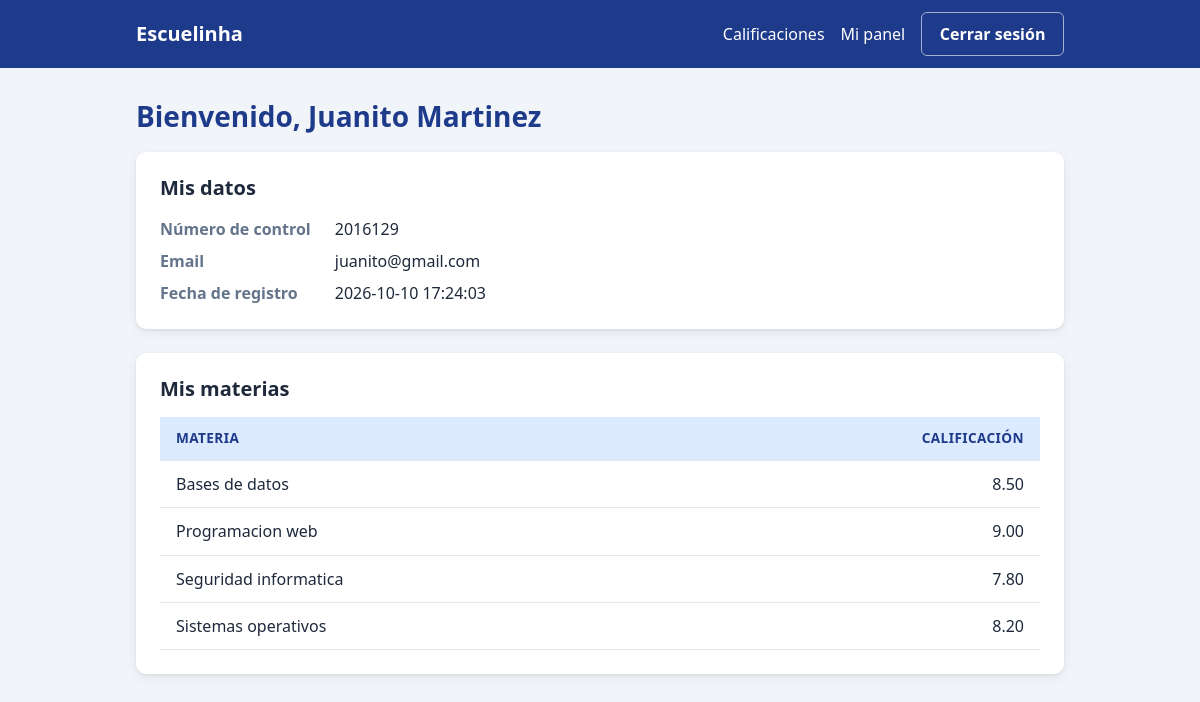
The page /dashboard.php (signed in) on the database its author committed.
### tables this page shows
CREATE TABLE `usuarios` (
  `id` int NOT NULL,
  `nombre` varchar(100) NOT NULL,
  `email` varchar(150) NOT NULL,
  `password` varchar(255) NOT NULL,
  `email_verificado` tinyint(1) DEFAULT '0',
  `token_verification` varchar(100) DEFAULT NULL,
  `created_at` timestamp NULL DEFAULT CURRENT_TIMESTAMP,
  PRIMARY KEY (`id`),
  UNIQUE KEY `email` (`email`)
);

CREATE TABLE `calificaciones` (
  `id` int NOT NULL AUTO_INCREMENT,
  `usuario_id` int NOT NULL,
  `materia_id` varchar(20) NOT NULL,
  `calificacion` decimal(5,2) DEFAULT NULL,
  PRIMARY KEY (`id`),
  KEY `usuario_id` (`usuario_id`),
  KEY `materia_id` (`materia_id`),
  CONSTRAINT `calificaciones_ibfk_1` FOREIGN KEY (`usuario_id`) REFERENCES `usuarios` (`id`),
  CONSTRAINT `calificaciones_ibfk_2` FOREIGN KEY (`materia_id`) REFERENCES `materias` (`id`)
);

CREATE TABLE `materias` (
  `id` varchar(20) NOT NULL,
  `nombre` varchar(100) NOT NULL,
  PRIMARY KEY (`id`)
);

### dashboard.php (the view, shortened to what this page needs)
<?php
include_once "conexion.php";
$usuarioId = $_SESSION["usuario_id"];
$sql = "SELECT id, nombre, email, created_at
        FROM usuarios
        WHERE id = ?";
$stmt = $conexion->prepare($sql);
$stmt->bind_param(
    "i",
    $usuarioId
);
$stmt->execute();
$resultado = $stmt->get_result();
$usuario = $resultado->fetch_assoc();
$sql = "SELECT materias.nombre AS materia, calificaciones.calificacion
        FROM calificaciones
        INNER JOIN materias
        ON materias.id =
            calificaciones.materia_id
        WHERE calificaciones.usuario_id = ?";
$stmt = $conexion->prepare($sql);
$stmt->bind_param(
    "i",
    $usuarioId
);
$stmt->execute();
$calificaciones = $stmt->get_result();
include_once "header.php";
?>
<h1>
    Bienvenido,
    <?php
        echo htmlspecialchars(
            $usuario["nombre"]
        );
    ?>
</h1>
<section class="tarjeta">
    <h2>Mis datos</h2>
    <dl class="datos">
        <dt>Número de control</dt>
        <dd><?php echo $usuario["id"]; ?></dd>
        <dt>Email</dt>
        <dd><?php echo htmlspecialchars($usuario["email"]); ?></dd>
        <dt>Fecha de registro</dt>
        <dd><?php echo $usuario["created_at"]; ?></dd>
    </dl>
</section>
<section class="tarjeta">
    <h2>Mis materias</h2>
    <?php if ($calificaciones->num_rows === 0) { ?>
        <p class="texto-secundario">Aún no tienes calificaciones registradas.</p>
    <?php } else { ?>
        <div class="tabla-contenedor">
            <table class="tabla">
                <thead>
                    <tr>
                        <th>Materia</th>
                        <th class="numero">Calificación</th>
                    </tr>
                </thead>
                <tbody>
                    <?php while ($fila = $calificaciones->fetch_assoc()) { ?>
                    <tr>
                        <td><?php echo htmlspecialchars($fila["materia"]); ?></td>
                        <td class="numero"><?php echo $fila["calificacion"]; ?></td>
                    </tr>
                    <?php } ?>
                </tbody>
            </table>
        </div>
    <?php } ?>
</section>
<?php include_once "footer.php"; ?>

### css/estilos.css (style rules this page uses)
:root { --color-principal: #1d4ed8; --color-principal-oscuro: #1e3a8a; --color-principal-claro: #dbeafe; --color-fondo: #f1f5f9; --color-tarjeta: #ffffff; --color-texto: #1e293b; --color-texto-suave: #64748b; --color-borde: #e2e8f0; --color-exito: #15803d; --color-exito-fondo: #dcfce7; --color-error: #b91c1c; --color-error-fondo: #fee2e2; --radio: 10px; --sombra: 0 1px 3px rgba(15, 23, 42, 0.08), 0 4px 12px rgba(15, 23, 42, 0.06); }
* { box-sizing: border-box; }
body { margin: 0; min-height: 100vh; display: flex; flex-direction: column; font-family: system-ui, -apple-system, "Segoe UI", Roboto, sans-serif; font-size: 16px; line-height: 1.5; color: var(--color-texto); background: var(--color-fondo); }
h1, h2 { margin-top: 0; line-height: 1.2; }
h1 { font-size: 1.75rem; color: var(--color-principal-oscuro); }
h2 { font-size: 1.25rem; }
.tarjeta { background: var(--color-tarjeta); border-radius: var(--radio); box-shadow: var(--sombra); padding: 1.5rem; margin-bottom: 1.5rem; }
.datos { display: grid; grid-template-columns: max-content 1fr; gap: 0.5rem 1.5rem; margin: 0; }
.datos dt { font-weight: 600; color: var(--color-texto-suave); }
.datos dd { margin: 0; }
.tabla-contenedor { overflow-x: auto; }
.tabla { width: 100%; border-collapse: collapse; }
.tabla th, .tabla td { padding: 0.7rem 1rem; text-align: left; border-bottom: 1px solid var(--color-borde); }
.tabla th { background: var(--color-principal-claro); color: var(--color-principal-oscuro); font-size: 0.85rem; text-transform: uppercase; letter-spacing: 0.03em; }
.tabla .numero { text-align: right; font-variant-numeric: tabular-nums; }

### rows shown on the page
usuarios: nombre "Juanito Martinez", id "2016129", email "juanito@gmail.com", created_at "2026-10-10 17:24:03"
calificaciones: materia.nombre "Bases de datos", calificacion "8.50"
calificaciones: materia.nombre "Programacion web", calificacion "9.00"
calificaciones: materia.nombre "Seguridad informatica", calificacion "7.80"
calificaciones: materia.nombre "Sistemas operativos", calificacion "8.20"
